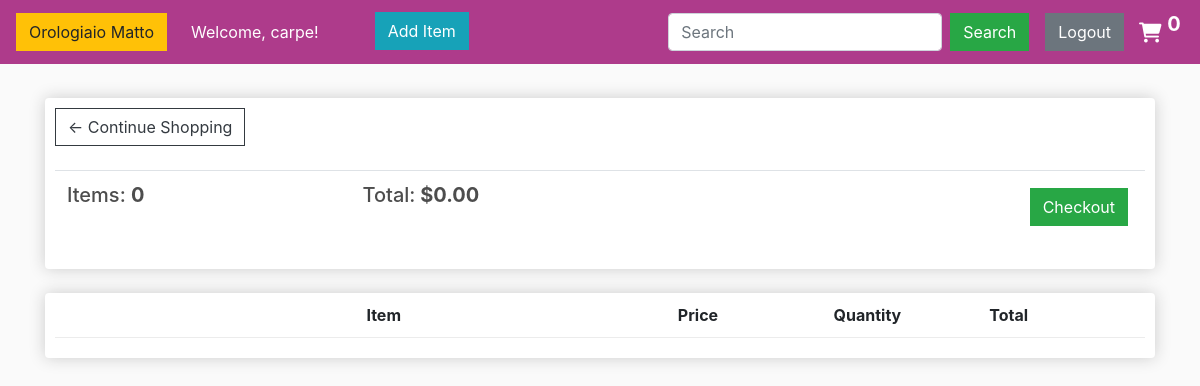
The page /cart/ (signed in) on the database as committed earlier.
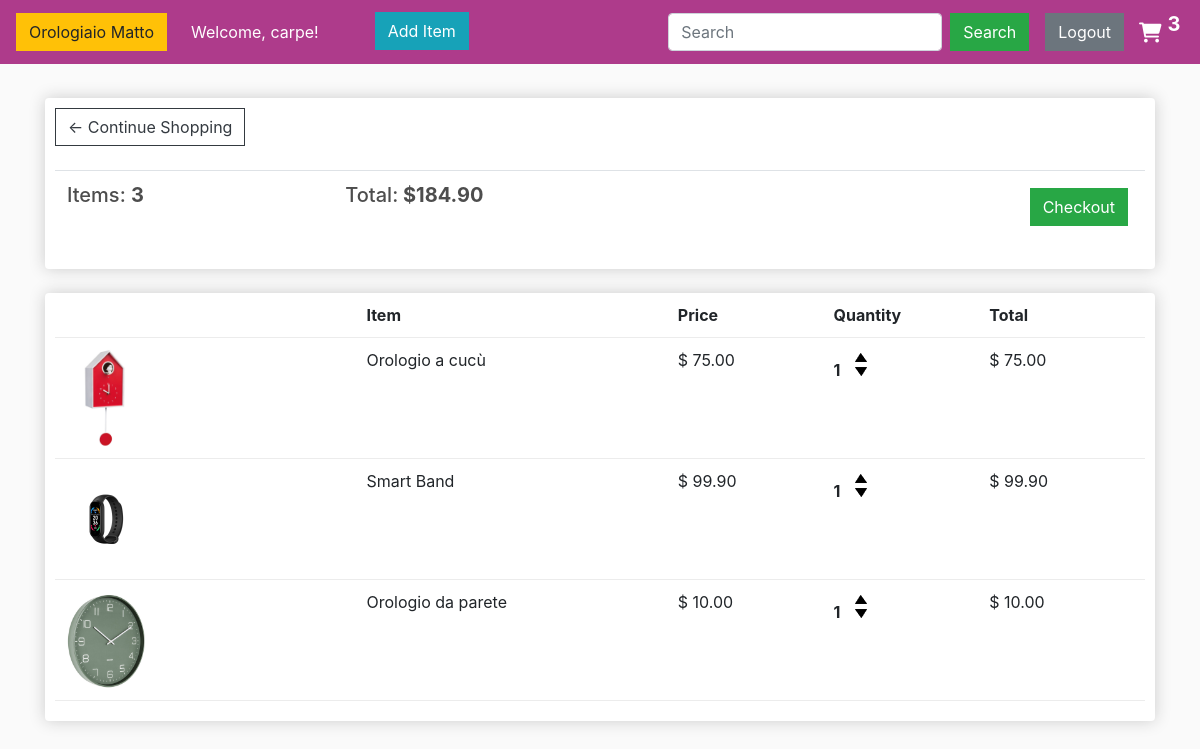
The same page on the database as committed later.
### ppm_products/models.py (models this page shows, shortened)
class Order(models.Model):
    customer = models.ForeignKey(Customer, on_delete=models.SET_NULL, null=True, blank=True)
    date_ordered = models.DateTimeField(auto_now_add=True)
    complete = models.BooleanField(default=False, null=True, blank=True)
    transaction_id = models.CharField(max_length=100, null=True, blank=True)
    @property
    def get_cart_total(self):
        orderitems = self.orderitem_set.all()
        total = sum([item.get_total for item in orderitems])
        return total
    @property
    def get_cart_items(self):
        orderitems = self.orderitem_set.all()
        total = sum([item.quantity for item in orderitems])
        return total

class OrderItem(models.Model):
    product = models.ForeignKey(Product, on_delete=models.SET_NULL, null=True, blank=True)
    order = models.ForeignKey(Order, on_delete=models.SET_NULL, null=True, blank=True)
    quantity = models.IntegerField(default=0, null=True, blank=True)
    date_added = models.DateTimeField(auto_now_add=True)
    @property
    def get_total(self):
        total = self.product.price * self.quantity
        return total

class Product(models.Model):
    name = models.CharField(max_length=100, null=True)
    price = models.DecimalField(max_digits=7, decimal_places=2)
    digital = models.BooleanField(default=False, null=True, blank=True)
    category = models.CharField(max_length=100, null=True)
    image = models.ImageField(null=True, blank=True)
    @property
    def imageUrl(self):
        try:
            url = self.image.url
        except:
            url = ''
        return url

### ppm_products/views.py (the view)
# urls.py: path('cart/', views.cart, name='cart'),
def cart(request):
    data = cartData(request)
    cartItems = data['cartItems']
    order = data['order']
    items = data['items']
    context = {'items': items, 'order': order, 'cartItems': cartItems}
    return render(request, 'store/cart.html', context)

### ppm_products/utils.py (called while the page is built)
def cartData(request):
    if request.user.is_authenticated:
        customer = request.user.customer
        order, created = Order.objects.get_or_create(customer=customer, complete=False)
        items = order.orderitem_set.all()
        cartItems = order.get_cart_items
    else:
        cookieData = cookieCart(request)
        cartItems = cookieData['cartItems']
        order = cookieData['order']
        items = cookieData['items']
    return {"cartItems": cartItems, "order": order, "items": items}

### ppm_products/templates/store/cart.html (shortened to what this page needs)
{% extends 'store/main.html' %}
{% load static %}
{% block content %}
    <div class="row">
        <div class="col-lg-12">
            <div class="box-element">
                <a  class="btn btn-outline-dark" href="{% url 'store' %}">&#x2190; Continue Shopping</a>
                <br>
                <br>
                <table class="table">
                    <tr>
                        <th><h5>Items: <strong>{{ order.get_cart_items }}</strong></h5></th>
                        <th><h5>Total:<strong> ${{ order.get_cart_total|floatformat:2 }}</strong></h5></th>
                        <th>
                            <a  style="float:right; margin:5px;" class="btn btn-success" href="{% url 'checkout' %}">Checkout</a>
                        </th>
                    </tr>
                </table>
            </div>
            <br>
            <div class="box-element">
                <div class="cart-row">
                    <div style="flex:2"><strong>Item</strong></div>
                    <div style="flex:1"><strong>Price</strong></div>
                    <div style="flex:1"><strong>Quantity</strong></div>
                    <div style="flex:1"><strong>Total</strong></div>
                </div>
                {% for item in items %}
                <div class="cart-row">
                    <div style="flex:2"><img class="row-image" src="{{ item.product.imageUrl }}"></div>
                    <div style="flex:2"><p>{{ item.product.name }}</p></div>
                    <div style="flex:1"><p>$ {{ item.product.price|floatformat:2 }}</p></div>
                    <div style="flex:1">
                        <p class="quantity">{{ item.quantity }}</p>
                        <div class="quantity">
                            <img data-product={{ item.product.id }} data-action="add" class="chg-quantity update-cart" src="{% static  'images/arrow-up.png' %}">
                            <img data-product={{ item.product.id }} data-action="remove" class="chg-quantity update-cart" src="{% static  'images/arrow-down.png' %}">
                        </div>
                    </div>
                    <div style="flex:1"><p>$ {{ item.get_total|floatformat:2 }}</p></div>
                </div>
                {% endfor %}
            </div>
        </div>
    </div>
{% endblock content %}

### ppm_products/templates/store/main.html (shortened to what this page needs)
<!DOCTYPE html>
{% load static %}
<html>
<head>
    <link rel="stylesheet" href="https://stackpath.bootstrapcdn.com/bootstrap/4.4.1/css/bootstrap.min.css">
    <link rel="stylesheet" type="text/css" href="{% static 'css/main.css' %}">
    <link rel="stylesheet" href="https://cdnjs.cloudflare.com/ajax/libs/font-awesome/6.0.0-beta3/css/all.min.css">
</head>
<body>
<nav class="navbar navbar-expand-lg navbar-dark bg-dark">
    <a class="navbar-brand" href="{% url 'store' %}">
        <button class="btn btn-warning"> Orologiaio Matto </button>
    </a>
    <div class="collapse navbar-collapse" id="navbarSupportedContent">
        <ul class="navbar-nav mr-auto">
            <li class="nav-item active">
                {% if user.is_authenticated %}
                    <a class="nav-link">Welcome, {{ user }}!</a>
                {% else %}
                    <a class="nav-link">You are not logged in.</a>
                {% endif %}
            </li>
            <li class="nav-item active">
                <a href="{% url 'add_product' %}" id="add_item">
                    <button class="btn btn-info ml-5">Add Item</button>
                </a>
            </li>
        </ul>
        <form class="form-inline my-2 my-lg-0" method="GET" action="{% url 'product_search' %}">
            <input class="form-control mr-sm-2" type="search" placeholder="Search" aria-label="Search" name="q">
            <button class="btn btn-success my-2 my-sm-0" type="submit">Search</button>
        </form>
        <div class="form-inline my-2 my-lg-0">
            <a href="{% url 'logout' %}" class="btn btn-secondary ml-3" id="logout">Logout</a>
            <a href="{% url 'cart' %}">
                <i class="fa-solid fa-cart-shopping fa-lg"></i>
            </a>
            <p id="cart-total">{{ cartItems }}</p>
        </div>
    </div>
</nav>
<div class="container">
    <br>
    {% block content %}
    {% endblock content %}
</div>
</body>
</html>

### static/css/main.css (style rules this page uses)
body { background-color: hsl(0, 0%, 98%); }
h1,h2,h3,h4,h5,h6 { color:hsl(0, 0%, 30%); }
.box-element { box-shadow:hsl(0, 0%, 80%) 0 0 16px; background-color: #fff; border-radius: 4px; padding: 10px; min-width: 300px; }
.bg-dark { background-color: #ae3b8b!important; }
.fa-cart-shopping { color: white; width:25px; display: inline-block; margin-left: 15px; }
#cart-total { display: block; text-align: center; color:#fff; width: 20px; height: auto; border-radius: 50%; font-size: 20px; font-weight: bolder; }
.col-lg-4, .col-lg-6, .col-lg-8, .col-lg-12 { margin-top: 10px; }
.btn { border-radius: 0; }
.row-image { width: 100px; }
.cart-row { display: flex; align-items: flex-start; padding-bottom: 10px; margin-bottom: 10px; border-bottom: 1px solid #ececec; }
.quantity { display: inline-block; font-weight: 700; padding-right:10px; }
.chg-quantity { width: 12px; cursor: pointer; display: block; margin-top: 5px; transition:.1s; }
.nav-item { justify-content: space-between; }
img { display: flex; }

Rows that differ between the two databases and show on the page:
changed Order: get_cart_items "0" → "3"; get_cart_total "0.00" → "184.90"
added OrderItem: product.imageUrl (picture), product.name "Orologio a cucù", product.price "75.00", quantity "1", get_total "75.00"
added OrderItem: product.imageUrl (picture), product.name "Smart Band", product.price "99.90", quantity "1", get_total "99.90"
added OrderItem: product.imageUrl (picture), product.name "Orologio da parete", product.price "10.00", quantity "1", get_total "10.00"
Other text that changed with them:
{{ cartItems }}: "0" → "3"
